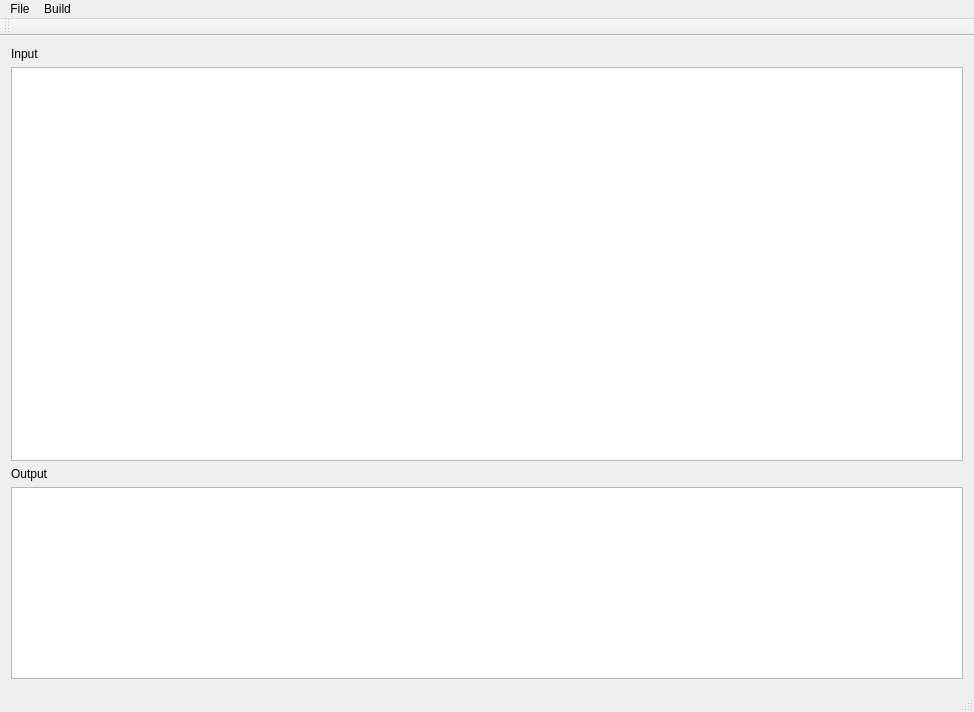
<?xml version="1.0" encoding="UTF-8"?>
<ui version="4.0">
 <class>MainWindow</class>
 <widget class="QMainWindow" name="MainWindow">
  <property name="geometry">
   <rect>
    <x>0</x>
    <y>0</y>
    <width>974</width>
    <height>712</height>
   </rect>
  </property>
  <property name="windowTitle">
   <string>MainWindow</string>
  </property>
  <widget class="QWidget" name="centralWidget">
   <property name="layoutDirection">
    <enum>Qt::LeftToRight</enum>
   </property>
   <layout class="QVBoxLayout" name="verticalLayout">
    <item>
     <widget class="QLabel" name="label_2">
      <property name="text">
       <string>Input</string>
      </property>
     </widget>
    </item>
    <item>
     <widget class="QTextEdit" name="codeInput">
      <property name="maximumSize">
       <size>
        <width>16777215</width>
        <height>16777215</height>
       </size>
      </property>
     </widget>
    </item>
    <item>
     <widget class="QLabel" name="label">
      <property name="text">
       <string>Output</string>
      </property>
     </widget>
    </item>
    <item>
     <widget class="QTextEdit" name="codeOutput">
      <property name="sizePolicy">
       <sizepolicy hsizetype="Expanding" vsizetype="Preferred">
        <horstretch>0</horstretch>
        <verstretch>0</verstretch>
       </sizepolicy>
      </property>
     </widget>
    </item>
   </layout>
  </widget>
  <widget class="QToolBar" name="mainToolBar">
   <attribute name="toolBarArea">
    <enum>TopToolBarArea</enum>
   </attribute>
   <attribute name="toolBarBreak">
    <bool>false</bool>
   </attribute>
  </widget>
  <widget class="QStatusBar" name="statusBar"/>
  <widget class="QMenuBar" name="menuBar">
   <property name="geometry">
    <rect>
     <x>0</x>
     <y>0</y>
     <width>974</width>
     <height>28</height>
    </rect>
   </property>
   <widget class="QMenu" name="menuFIle">
    <property name="title">
     <string>File</string>
    </property>
    <addaction name="actionOpen_new"/>
    <addaction name="actionSave_program"/>
    <addaction name="actionRename"/>
    <addaction name="actionExit_2"/>
   </widget>
   <widget class="QMenu" name="menuBuild">
    <property name="title">
     <string>Build</string>
    </property>
    <addaction name="actionCompile_2"/>
    <addaction name="actionLaunch_Run"/>
   </widget>
   <addaction name="menuFIle"/>
   <addaction name="menuBuild"/>
  </widget>
  <action name="actionOpen_new">
   <property name="text">
    <string>Open new</string>
   </property>
  </action>
  <action name="actionSave_program">
   <property name="text">
    <string>Save program</string>
   </property>
  </action>
  <action name="actionRename">
   <property name="text">
    <string>Rename</string>
   </property>
  </action>
  <action name="actionExit_2">
   <property name="text">
    <string>Exit</string>
   </property>
  </action>
  <action name="actionCompile_2">
   <property name="text">
    <string>Compile</string>
   </property>
  </action>
  <action name="actionLaunch_Run">
   <property name="text">
    <string>Launch</string>
   </property>
  </action>
 </widget>
 <layoutdefault spacing="6" margin="11"/>
 <resources/>
 <connections/>
</ui>
